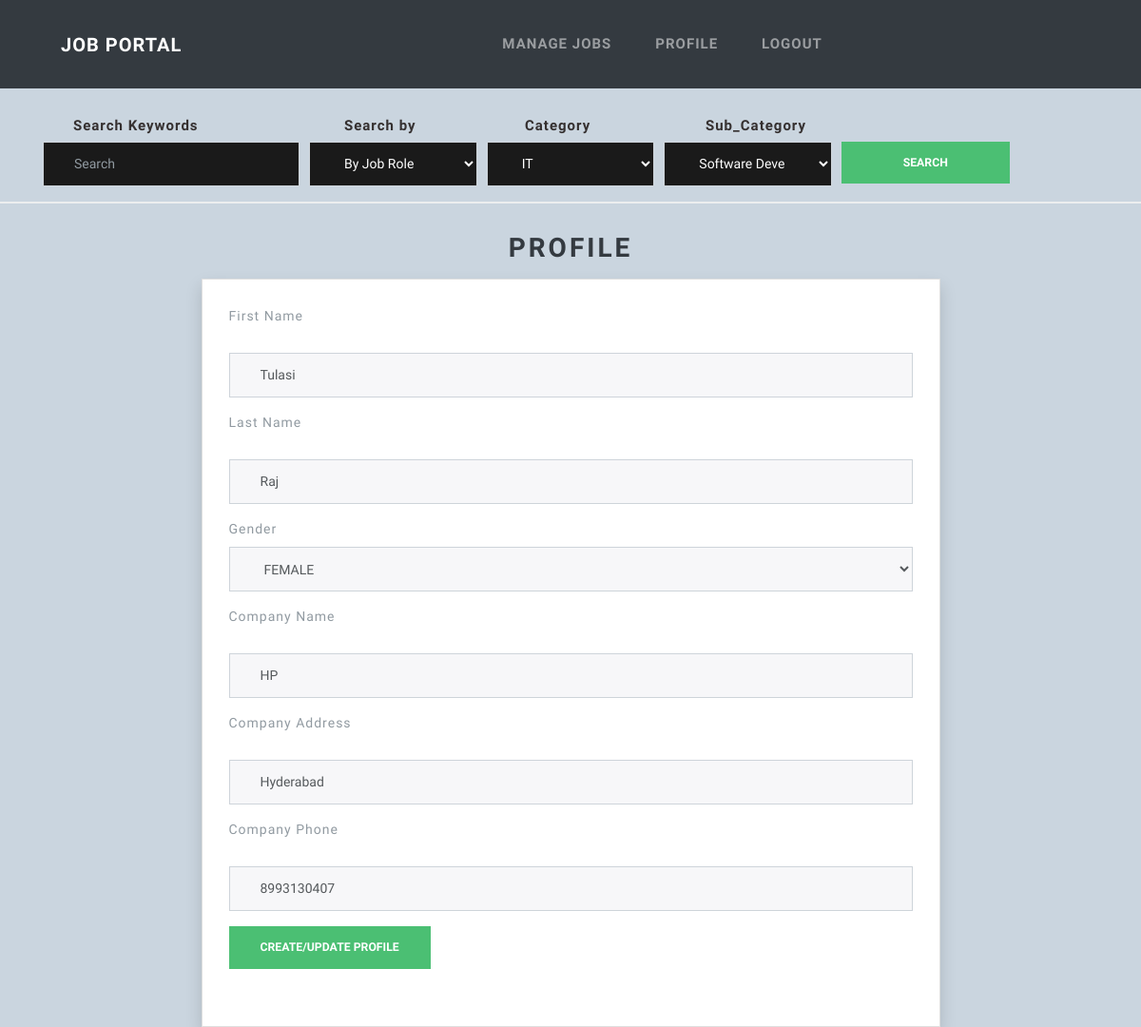
Page /recruiterprofile (signed in) on the committed database.
### core/models.py (models this page shows, shortened)
class RecruiterProfile(models.Model):
    GENDER_CHOICES = (
        ('M', 'MALE'),
        ('F', 'FEMALE'),
    )
    recruiter = models.OneToOneField(User, on_delete=models.CASCADE)
    first_name = models.CharField(max_length=255)
    last_name = models.CharField(max_length=255)
    gender = models.CharField(max_length=1,
                              choices=GENDER_CHOICES,
                              default='M')
    company_name = models.CharField(max_length=255)
    company_address = models.CharField(max_length=255)
    company_phone = models.IntegerField()

### core/views.py (the view)
# urls.py: path("recruiterprofile", recruiterProfile, name='recruiter_profile'),
@ login_required
def recruiterProfile(request):
    if request.method == 'POST':
        form = RecruiterProfileForm(request.POST)
        if form.is_valid():
            first_name = form.cleaned_data['first_name']
            last_name = form.cleaned_data['last_name']
            gender = form.cleaned_data['gender']
            company_address = form.cleaned_data['company_address']
            company_phone = form.cleaned_data['company_phone']
            company_name = form.cleaned_data['company_name']
            try:
                profile = RecruiterProfile.objects.get(
                    recruiter_id=request.user.id)
                profile.first_name = first_name
                profile.last_name = last_name
                profile.gender = gender
                profile.company_address = company_address
                profile.company_phone = company_phone
                profile.company_name = company_name
                profile.save()
            except RecruiterProfile.DoesNotExist:
                RecruiterProfile.objects.create(
                    first_name=first_name,
                    last_name=last_name,
                    gender=gender,
                    company_address=company_address,
                    company_phone=company_phone,
                    company_name=company_name,
                    recruiter_id=request.user.id
                ).save()
            form = RecruiterProfileForm(initial={'first_name': first_name, 'last_name': last_name,
                                                 'gender': gender, 'company_address': company_address,
                                                 'company_phone': company_phone,
                                                 'company_name': company_name})
        args = {'form': form}
        return render(request, 'components/recruiterprofile.html', args)
    else:
        if request.user.is_authenticated:
            recruiter = request.user.id
            try:
                profile = RecruiterProfile.objects.get(recruiter_id=recruiter)
                first_name = profile.first_name
                last_name = profile.last_name
                gender = profile.gender
                company_address = profile.company_address
                company_phone = profile.company_phone
                company_name = profile.company_name
            except:
                first_name = ""
                last_name = ""
                gender = ""
                company_address = ""
                company_phone = ""
                company_name = ""
            form = RecruiterProfileForm(initial={'first_name': first_name, 'last_name': last_name,
                                                 'gender': gender, 'company_address': company_address,
                                                 'company_phone': company_phone,
                                                 'company_name': company_name})
            args = {'form': form}
            return render(request, 'components/recruiterprofile.html', args)

### core/forms.py
class RecruiterProfileForm(forms.Form):
    class Meta:
        model = RecruiterProfile
    GENDER_CHOICES = [
        ('M', 'MALE'),
        ('F', 'FEMALE'),
    ]
    first_name = forms.CharField(max_length=255, widget=forms.TextInput(
        attrs={'class': 'profile-form-style'}))
    last_name = forms.CharField(max_length=255, widget=forms.TextInput(
        attrs={'class': 'profile-form-style'}))
    gender = forms.ChoiceField(label='Gender', choices=GENDER_CHOICES)
    company_name = forms.CharField(widget=forms.TextInput(
        attrs={'class': 'profile-form-style'}))
    company_address = forms.CharField(
        widget=forms.TextInput(attrs={'class': 'profile-form-style'}))
    company_phone = forms.IntegerField(
        widget=forms.TextInput(attrs={'class': 'profile-form-style'}))

### core/templates/components/recruiterprofile.html (shortened to what this page needs)
{% extends "base.html" %}
{% load static %}
{% load widget_tweaks %}
{% block content %}
<div class="container">
    <div class="text-center" style="margin-top: 30px">
        <h2 class="text-dark" id="profile-heading">PROFILE</h2>
    </div>
    <div class="profile-form card shadow p-2">
        <div class="form-group card-body">
            <form method="post" id="profile-edit">
                <div class="form-group">
                    <div class="form-group">
                        <label for="exampleInputdisplayname">First Name</label>
                        {{ form.first_name|attr:"class:form-control"}}
                    </div>
                    <div class="form-group">
                        <label for="exampleInputdisplayname">Last Name</label>
                        {{ form.last_name|attr:"class:form-control"}}
                    </div>
                    <div class="form-group">
                        <label for="exampleInputdisplayname">Gender</label>
                        {{form.gender|attr:"class:form-control"|attr:"type:select"}}
                    </div>
                    <div class="form-group">
                        <label for="exampleInputdisplayname">Company Name</label>
                        {{form.company_name|attr:"class:form-control"}}
                    </div>
                    <div class="form-group">
                        <label for="exampleInputdisplayname">Company Address</label>
                        {{ form.company_address|attr:"class:form-control"}}
                    </div>
                    <div class="form-group">
                        <label for="exampleInputdisplayname">Company Phone</label>
                        {{ form.company_phone|attr:"class:form-control"}}
                    </div>
                    <div class="profile-edit-buttons">
                        <button type="submit" id="profileEditButton" onclick="toggleProfileEdit()"
                            class="btn btn-success">
                            Create/Update Profile </button>
                    </div>
            </form>
        </div>
    </div>
</div>
{% endblock %}

### static/css/main.css (style rules this page uses)
body { margin: 0; padding: 0; background-color: #cad5df; }
input { margin-top: 20px; color: #ffffff; }
.profile-form { width: 70%; margin: 0 auto; }

### rows in the picture
RecruiterProfile: first_name "Tulasi", last_name "Raj", gender "FEMALE", company_name "HP", company_address "Hyderabad", company_phone "8993130407"
